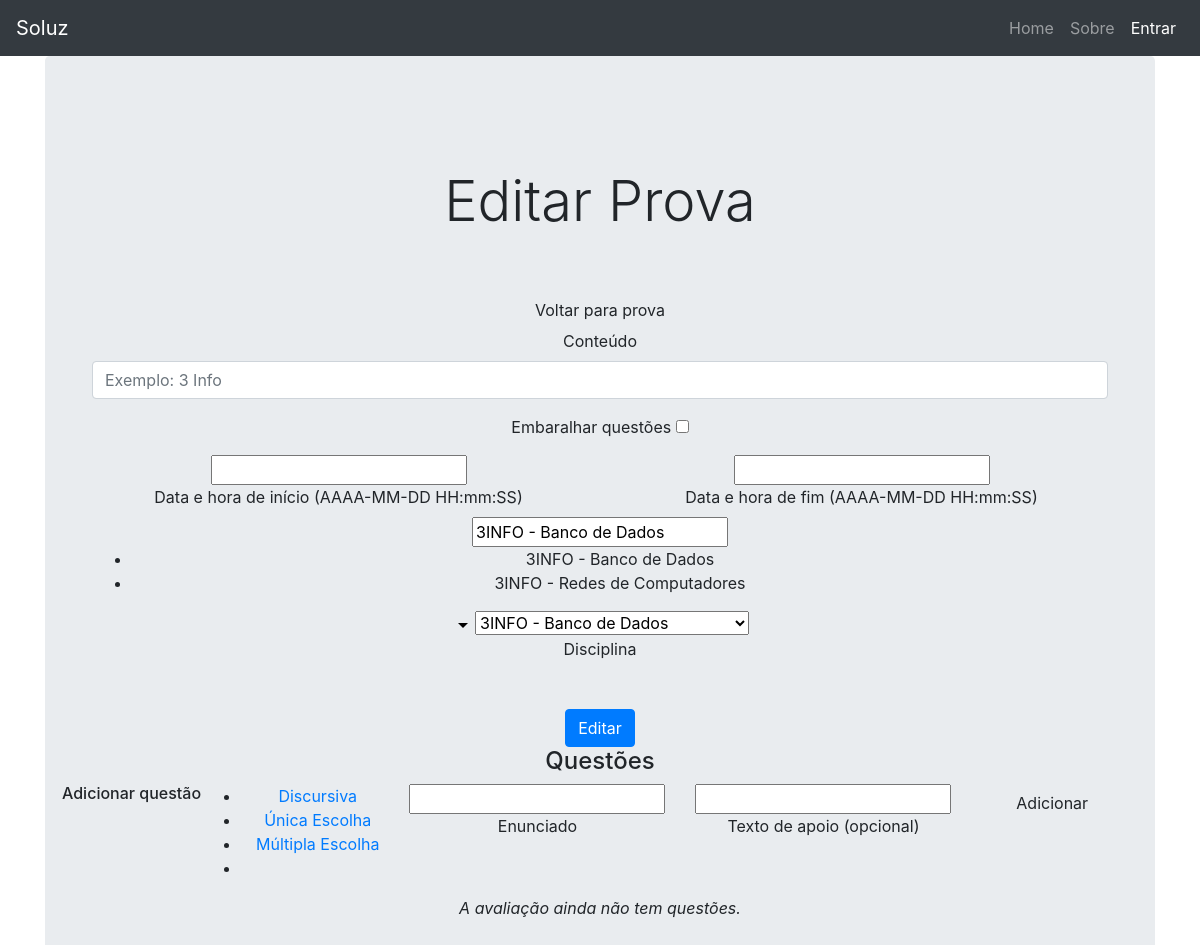
The page /avaliacao_cadastro.php?codigo=6 on the database its author committed.
### tables this page shows
CREATE TABLE IF NOT EXISTS `Disciplinas` (
  `Codigo_Disciplina` INT NOT NULL AUTO_INCREMENT,
  `Nome` VARCHAR(50) NOT NULL,
  `Serie_Codigo_Serie` INT NOT NULL,
  PRIMARY KEY (`Codigo_Disciplina`),
  INDEX `fk_Disciplinas_Serie1_idx` (`Serie_Codigo_Serie` ASC),
  CONSTRAINT `fk_Disciplinas_Serie1`
    FOREIGN KEY (`Serie_Codigo_Serie`)
    REFERENCES `Serie` (`Codigo_Serie`)
    ON DELETE NO ACTION
    ON UPDATE NO ACTION);

CREATE TABLE IF NOT EXISTS `Serie` (
  `Codigo_Serie` INT NOT NULL AUTO_INCREMENT,
  `Descricao` VARCHAR(45) NOT NULL,
  PRIMARY KEY (`Codigo_Serie`));

### funcoes.php (the view, shortened to what this page needs)
<?php
function printHeader() {
	?>
	<nav class="navbar navbar-expand-lg navbar-dark bg-dark">
	<a class="navbar-brand" href="#">Soluz</a>
		<div class="collapse navbar-collapse" id="navbarText">
			<ul class="navbar-nav">
				<li class="nav-item">
					<a class="nav-link" href="index.php">Home <span class="sr-only">(current)</span></a>
				</li>
				<li class="nav-item">
					<a class="nav-link" href="sobre.html">Sobre</a>
				</li>
				<li class="nav-item active">
					<a class="nav-link" href="entrar.php">Entrar</a>
				</li>
			</ul>
		</div>
	</nav>
	<?php
}
	?>
	<?php
function gerarSelect($tabela, $selectName, $codigo, $value, $texto) {
	$sql = "SELECT * FROM $tabela";
	$result = mysqli_query($GLOBALS['conexao'], $sql);
	echo "<select name='$selectName'>";
	while ($row = mysqli_fetch_array($result)) {
		if ($selectName == 'Disciplina_Codigo_Disciplina')
		{
			$sql2 = "SELECT Descricao FROM Serie WHERE Codigo_Serie = ".$row["Serie_Codigo_Serie"];
			$result2 = mysqli_query($GLOBALS['conexao'], $sql2);
			$row2 = mysqli_fetch_array($result2);
			echo "<option value=".$row["$value"].">".$row2['Descricao']." - ".$row["$texto"]."</option>";
		} else
		{
			echo "<option value=".$row["$value"].">".$row["$texto"]."</option>";
		}
	}
	echo "</select>";
}
?>

### rows shown on the page
disciplinas: Serie_Codigo_Serie.Descricao "3INFO", Nome "Banco de Dados"
disciplinas: Serie_Codigo_Serie.Descricao "3INFO", Nome "Redes de Computadores"

### other values the page prints
$acao "Editar"
form field Disciplina_Codigo_Disciplina "3INFO - Banco de Dados"
